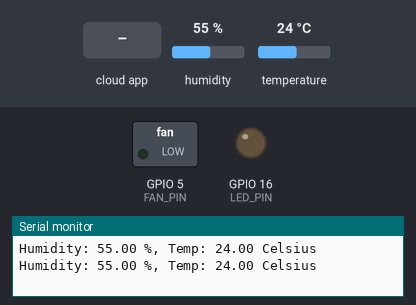
Simulated run of this sketch. Board: ESP8266 (NodeMCU). On the bench: switched loads named in the sketch (green lamp = pin HIGH), output pins drawn as LEDs (lit = HIGH), the last lines printed to the serial monitor. The inputs (shaded band) are chosen by the test bench; at power-on: humidity 55 %, temperature 24 °C. WiFi joins after 1.5 s; servers stay silent unless stated.

Above: at 2.7 s.
2.8 s: the phone or cloud app sets fAN to 1
At 4.6 s:
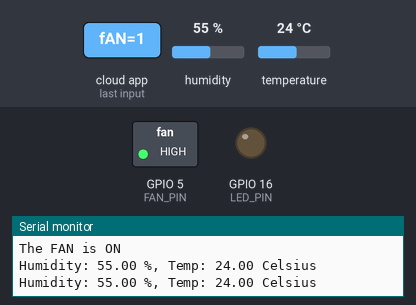
5.0 s: the phone or cloud app sets light to 1
At 6.4 s:
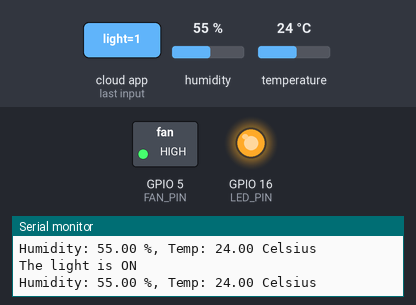
7.0 s: the phone or cloud app sets fAN to 0
At 8.2 s:
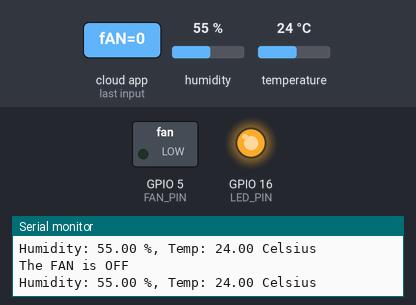
9.0 s: the phone or cloud app sets light to 0
At 10.0 s:
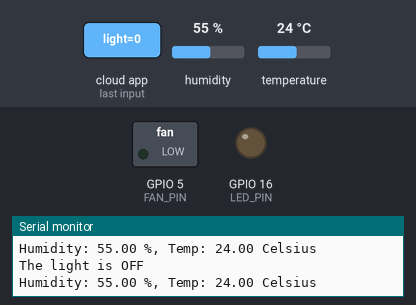
Timing chart, 0 to 12.0 s (numbered marks = the images above; inputs shaded):
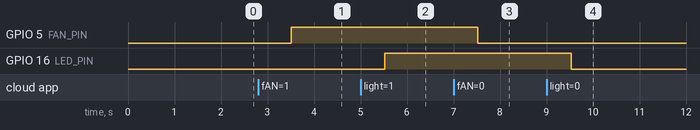

Measured:
- after the input at 2.8 s, GPIO 5 (FAN_PIN): LOW → HIGH after 0.71 s
- after the input at 5.0 s, GPIO 16 (LED_PIN): LOW → HIGH after 0.52 s
- after the input at 7.0 s, GPIO 5 (FAN_PIN): HIGH → LOW after 0.52 s
- after the input at 9.0 s, GPIO 16 (LED_PIN): HIGH → LOW after 0.53 s

The sketch:

Home_Automation_mar25a.ino
```cpp
#include "arduino_secrets.h"
/*
  Sketch generated by the Arduino IoT Cloud Thing "Untitled"
  https://create.arduino.cc/cloud/things/0fbb83f6-46b4-47b8-ba44-9fed5decd436

  Arduino IoT Cloud Variables description

  The following variables are automatically generated and updated when changes are made to the Thing

  float temperature;
  bool fAN;
  bool light;
  bool mOTION;

  Variables which are marked as READ/WRITE in the Cloud Thing will also have functions
  which are called when their values are changed from the Dashboard.
  These functions are generated with the Thing and added at the end of this sketch.
*/

#include "thingProperties.h"

#include <DHT.h>;
#define LED_PIN 16
#define FAN_PIN 5
//Constants
#define DHTPIN 13     // what pin we're connected to
#define DHTTYPE DHT22   // DHT 22  (AM2302)
DHT dht(DHTPIN, DHTTYPE); //// Initialize DHT sensor for normal 16mhz Arduino

//Variables
int chk;
float hum;  //Stores humidity value
float temp; //Stores temperature value

void setup() {
  // Initialize serial and wait for port to open:
  Serial.begin(9600);
  // This delay gives the chance to wait for a Serial Monitor without blocking if none is found
  delay(1500);

  // Defined in thingProperties.h
  initProperties();

  // Connect to Arduino IoT Cloud
  ArduinoCloud.begin(ArduinoIoTPreferredConnection);

  /*
     The following function allows you to obtain more information
     related to the state of network and IoT Cloud connection and errors
     the higher number the more granular information you’ll get.
     The default is 0 (only errors).
     Maximum is 4
  */
  setDebugMessageLevel(2);
  ArduinoCloud.printDebugInfo();
  dht.begin();
  pinMode(LED_PIN, OUTPUT);
  pinMode(FAN_PIN, OUTPUT);
  digitalWrite(FAN_PIN, LOW);
  digitalWrite(LED_PIN, LOW);
}

void loop() {
  ArduinoCloud.update();
  // Your code here

    //Read data and store it to variables hum and temp
    hum = dht.readHumidity();
    temp= dht.readTemperature();
    //Print temp and humidity values to serial monitor
    Serial.print("Humidity: ");
    Serial.print(hum);
    Serial.print(" %, Temp: ");
    Serial.print(temp);
    Serial.println(" Celsius");
    delay(1000);
    temperature=temp;
}


/*
  Since FAN is READ_WRITE variable, onFANChange() is
  executed every time a new value is received from IoT Cloud.
*/
void onFANChange()  {
  // Add your code here to act upon FAN change
     digitalWrite(FAN_PIN, fAN);
	   Serial.print("The FAN is ");
	   if (fAN) {
	       Serial.println("ON");
	   } else {
	       Serial.println("OFF");
	   }

}

/*
  Since Light is READ_WRITE variable, onLightChange() is
  executed every time a new value is received from IoT Cloud.
*/
void onLightChange()  {
  // Add your code here to act upon Light change
     digitalWrite(LED_PIN, light);
	   Serial.print("The light is ");
	   if (light) {
	       Serial.println("ON");
	   } else {
	       Serial.println("OFF");
	   }
}

/*
  Since MOTION is READ_WRITE variable, onMOTIONChange() is
  executed every time a new value is received from IoT Cloud.
*/
void onMOTIONChange()  {
  // Add your code here to act upon MOTION change
}
```

arduino_secrets.h
```cpp
#define SECRET_SSID ""
#define SECRET_OPTIONAL_PASS ""
#define SECRET_DEVICE_KEY ""
```

thingProperties.h
```cpp
// Code generated by Arduino IoT Cloud, DO NOT EDIT.

#include <ArduinoIoTCloud.h>
#include <Arduino_ConnectionHandler.h>

const char DEVICE_LOGIN_NAME[]  = "c615a12d-fe78-4585-9384-d4642bba5ab1";

const char SSID[]               = SECRET_SSID;    // Network SSID (name)
const char PASS[]               = SECRET_OPTIONAL_PASS;    // Network password (use for WPA, or use as key for WEP)
const char DEVICE_KEY[]  = SECRET_DEVICE_KEY;    // Secret device password

void onFANChange();
void onLightChange();
void onMOTIONChange();

float temperature;
bool fAN;
bool light;
bool mOTION;

void initProperties(){

  ArduinoCloud.setBoardId(DEVICE_LOGIN_NAME);
  ArduinoCloud.setSecretDeviceKey(DEVICE_KEY);
  ArduinoCloud.addProperty(temperature, READ, 2 * SECONDS, NULL);
  ArduinoCloud.addProperty(fAN, READWRITE, 1 * SECONDS, onFANChange);
  ArduinoCloud.addProperty(light, READWRITE, 1 * SECONDS, onLightChange);
  ArduinoCloud.addProperty(mOTION, READWRITE, 1 * SECONDS, onMOTIONChange);

}

WiFiConnectionHandler ArduinoIoTPreferredConnection(SSID, PASS);
```
